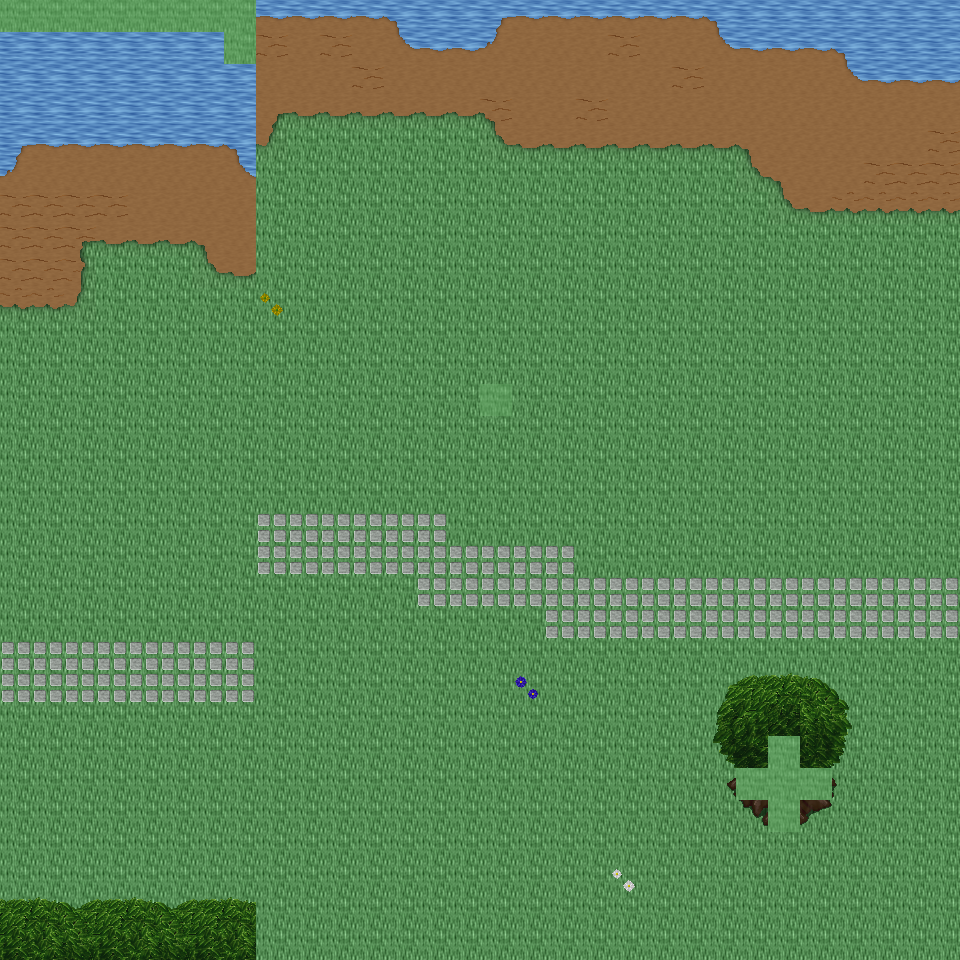

A level layout from a 2D game, rendered from its tile map. Below: a short description, then the map file with tile-grid data replaced by summaries:
An orthogonal 30x30 tile map with 32x32 px tiles, 6 tile layers (Ground, Object, Object2, Above, ...), 22 tilesets and 2 objects (2x mapExit).

<map version="1.0" orientation="orthogonal" renderorder="right-down" width="30" height="30" tilewidth="32" tileheight="32" nextobjectid="3">
  <tileset firstgid="1" name="tileset_ground_ground" tilewidth="32" tileheight="32" tilecount="33" columns="3">
    <image source="../drawable/tileset_ground_ground.png" width="96" height="352" />
  </tileset>
  <tileset firstgid="34" name="tileset_ground_water_pool" tilewidth="32" tileheight="32" tilecount="72" columns="3">
    <image source="../drawable/tileset_ground_water_pool.png" width="96" height="768" />
  </tileset>
  <tileset firstgid="106" name="tileset_ground_ridge_earth_dark" tilewidth="32" tileheight="32" tilecount="96" columns="12">
    <image source="../drawable/tileset_ground_ridge_earth_dark.png" width="384" height="256" />
  </tileset>
  <tileset firstgid="202" name="tileset_ground_grass_edges" tilewidth="32" tileheight="32" tilecount="36" columns="12">
    <image source="../drawable/tileset_ground_grass_edges.png" width="384" height="96" />
  </tileset>
  <tileset firstgid="238" name="tileset_ground_earth_edges" tilewidth="32" tileheight="32" tilecount="18" columns="6">
    <image source="../drawable/tileset_ground_earth_edges.png" width="192" height="96" />
  </tileset>
  <tileset firstgid="256" name="tileset_ground_grass_corners" tilewidth="32" tileheight="32" tilecount="24" columns="6">
    <image source="../drawable/tileset_ground_grass_corners.png" width="192" height="128" />
  </tileset>
  <tileset firstgid="280" name="tileset_plant_grasses" tilewidth="32" tileheight="32" tilecount="6" columns="3">
    <image source="../drawable/tileset_plant_grasses.png" width="96" height="64" />
  </tileset>
  <tileset firstgid="286" name="tileset_plant_flower_daisy_blue" tilewidth="32" tileheight="32" tilecount="8" columns="2">
    <image source="../drawable/tileset_plant_flower_daisy_blue.png" width="64" height="128" />
  </tileset>
  <tileset firstgid="294" name="tileset_plant_flower_daisy_yellow" tilewidth="32" tileheight="32" tilecount="8" columns="2">
    <image source="../drawable/tileset_plant_flower_daisy_yellow.png" width="64" height="128" />
  </tileset>
  <tileset firstgid="302" name="tileset_plant_bush_bushes" tilewidth="32" tileheight="32" tilecount="10" columns="5">
    <image source="../drawable/tileset_plant_bush_bushes.png" width="160" height="64" />
  </tileset>
  <tileset firstgid="312" name="tileset_plant_flower_daisy_red" tilewidth="32" tileheight="32" tilecount="8" columns="2">
    <image source="../drawable/tileset_plant_flower_daisy_red.png" width="64" height="128" />
  </tileset>
  <tileset firstgid="320" name="tileset_plant_flower_daisy_white" tilewidth="32" tileheight="32" tilecount="8" columns="2">
    <image source="../drawable/tileset_plant_flower_daisy_white.png" width="64" height="128" />
  </tileset>
  <tileset firstgid="328" name="tileset_logic_collision" tilewidth="32" tileheight="32" tilecount="1" columns="1">
    <image source="../drawable/tileset_logic_collision.png" width="32" height="32" />
  </tileset>
  <tileset firstgid="329" name="tileset_plant_tree_tree_green" tilewidth="32" tileheight="32" tilecount="88" columns="8">
    <image source="../drawable/tileset_plant_tree_tree_green.png" width="256" height="352" />
  </tileset>
  <tileset firstgid="417" name="tileset_plant_stump_stump_brown" tilewidth="32" tileheight="32" tilecount="4" columns="2">
    <image source="../drawable/tileset_plant_stump_stump_brown.png" width="64" height="64" />
  </tileset>
  <tileset firstgid="421" name="tileset_logic_item_sheepfood" tilewidth="32" tileheight="32" tilecount="1" columns="1">
    <image source="../drawable/tileset_logic_item_sheepfood.png" width="32" height="32" />
  </tileset>
  <tileset firstgid="422" name="tileset_logic_creature_fairy" tilewidth="32" tileheight="32" tilecount="4" columns="4">
    <image source="../drawable/tileset_logic_creature_fairy.png" width="128" height="32" />
  </tileset>
  <tileset firstgid="426" name="tileset_logic_item_resources" tilewidth="32" tileheight="32" tilecount="6" columns="6">
    <image source="../drawable/tileset_logic_item_resources.png" width="192" height="32" />
  </tileset>
  <tileset firstgid="432" name="tileset_logic_creature_mythical_being" tilewidth="32" tileheight="32" tilecount="24" columns="8">
    <image source="../drawable/tileset_logic_creature_mythical_being.png" width="256" height="96" />
  </tileset>
  <tileset firstgid="456" name="tileset_ground_green_paving" tilewidth="32" tileheight="32" tilecount="18" columns="3">
    <image source="../drawable/tileset_ground_green_paving.png" width="96" height="192" />
  </tileset>
  <tileset firstgid="474" name="tileset_logic_protection" tilewidth="32" tileheight="32" tilecount="2" columns="2">
    <image source="../drawable/tileset_logic_protection.png" width="64" height="32" />
  </tileset>
  <tileset firstgid="476" name="tileset_building_huts" tilewidth="32" tileheight="32" tilecount="338" columns="26">
    <image source="../drawable/tileset_building_huts.png" width="832" height="416" />
  </tileset>
  <layer name="Ground" width="30" height="30">
    <data>[900 cells, 900 non-empty, 6 distinct tile ids]</data>
  </layer>
  <layer name="Object" width="30" height="30">
    <data>[900 cells, 162 non-empty, 26 distinct tile ids]</data>
  </layer>
  <layer name="Object2" width="30" height="30">
    <data>[900 cells, 0 non-empty, 0 distinct tile ids]</data>
  </layer>
  <layer name="Above" width="30" height="30">
    <data>[900 cells, 34 non-empty, 24 distinct tile ids]</data>
  </layer>
  <layer name="Above2" width="30" height="30">
    <data>[900 cells, 0 non-empty, 0 distinct tile ids]</data>
  </layer>
  <layer name="Walkable" width="30" height="30">
    <data>[900 cells, 15 non-empty, 1 distinct tile ids]</data>
  </layer>
  <objectgroup name="MapEvents">
    <object id="1" name="south" type="mapExit" x="0" y="928" width="960" height="32">
      <properties>
        <property name="map" value="level_0_x89_y111" />
        <property name="x" value="0" />
        <property name="y" value="1" />
      </properties>
    </object>
    <object id="2" name="west" type="mapExit" x="0" y="32" width="32" height="928">
      <properties>
        <property name="map" value="level_0_x88_y110" />
        <property name="x" value="28" />
        <property name="y" value="1" />
      </properties>
    </object>
  </objectgroup>
</map>
